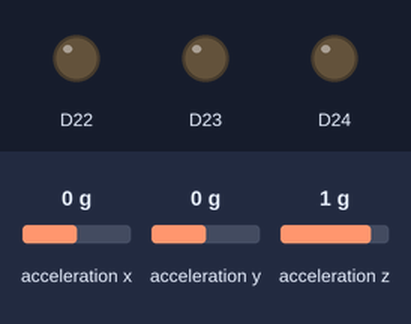
This sketch was run on a simulated Arduino Nano RP2040 Connect. Shown: output pins drawn as LEDs (lit = HIGH). Inputs (shaded band) come from the test bench; at power-on: acceleration z 1 g, acceleration x 0 g, acceleration y 0 g. What the sketch prints to the serial monitor is not drawn.

Above: at 1.7 s.
1.8 s: acceleration z set to -1.4 g
At 2.8 s:
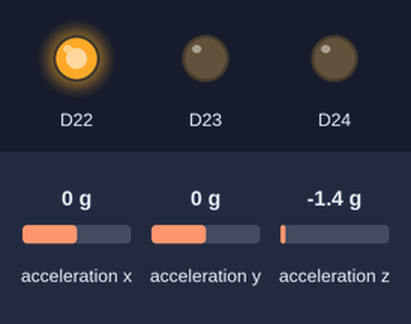
3.3 s: acceleration z set to 0.3 g
4.8 s: acceleration z set to 0.6 g
At 6.0 s:
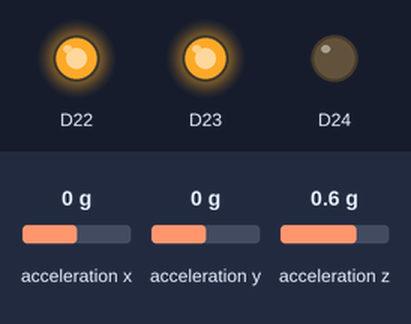
6.3 s: acceleration z set to -0.8 g
At 7.0 s:
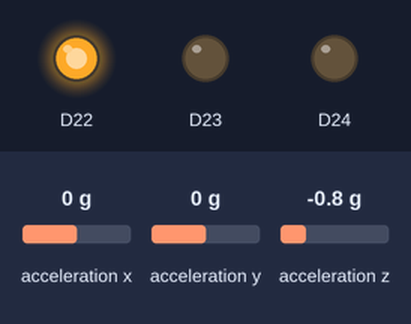
7.8 s: acceleration z set to 0.8 g
At 8.6 s:
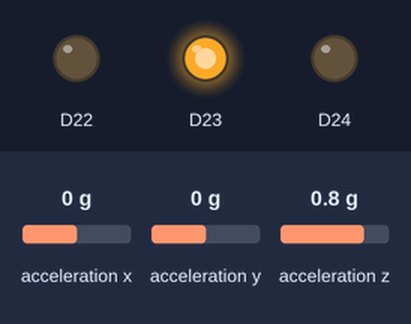
Timing chart, 0 to 10.3 s (numbered marks = the images above; inputs shaded):
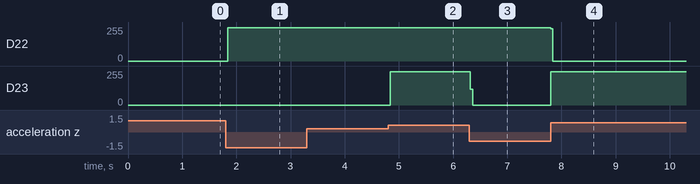

Measured:
- the behaviour switches between 0.4 and 0.5 g on acceleration z (found by bisection; images 1 and 2)
- after the input at 1.8 s, D22: 0/255 → 251/255 at once
- after the input at 4.8 s, D23: 0/255 → 251/255 at once
- after the input at 6.3 s, D23: 251/255 → 0/255 at once
- after the input at 7.8 s, D22: 251/255 → 0/255 at once; D23: 0/255 → 251/255 at once

The sketch:

ArduinoRP2040PUC.ino
```cpp
#include <SPI.h>
#include <WiFiNINA.h>
#include <Arduino_LSM6DSOX.h>

float atualX, atualY, atualZ;
float posiX, posiY, posiZ;

void zeraLeds();
void mostraZ(float Zvalue);

void setup() {
  pinMode(LEDR, OUTPUT);
  pinMode(LEDG, OUTPUT);
  pinMode(LEDB, OUTPUT);
  Serial.begin(9600);
  IMU.begin();
  delay(500);
  IMU.readAcceleration(posiX, posiY, posiZ);
}

void loop() {
    IMU.readAcceleration(atualX, atualY, atualZ);
    if (atualZ < posiZ-0.5) {
      mostraZ(atualZ);
      digitalWrite(LEDR, HIGH);
    } else if (atualZ < posiZ-0.2) {
      mostraZ(atualZ);
      digitalWrite(LEDR, HIGH);
      digitalWrite(LEDG, HIGH);
    } else if (atualZ < posiZ-0.1 || atualZ > posiZ+0.1) {
      mostraZ(atualZ);
      digitalWrite(LEDG, HIGH);
    }
}

void zeraLeds() {
  digitalWrite(LEDR, LOW);
  digitalWrite(LEDG, LOW);
  digitalWrite(LEDB, LOW);
}

void mostraZ(float Zvalue) {
  Serial.print("Z = ");
  Serial.print(Zvalue);
  Serial.println();
  zeraLeds();
}
```
